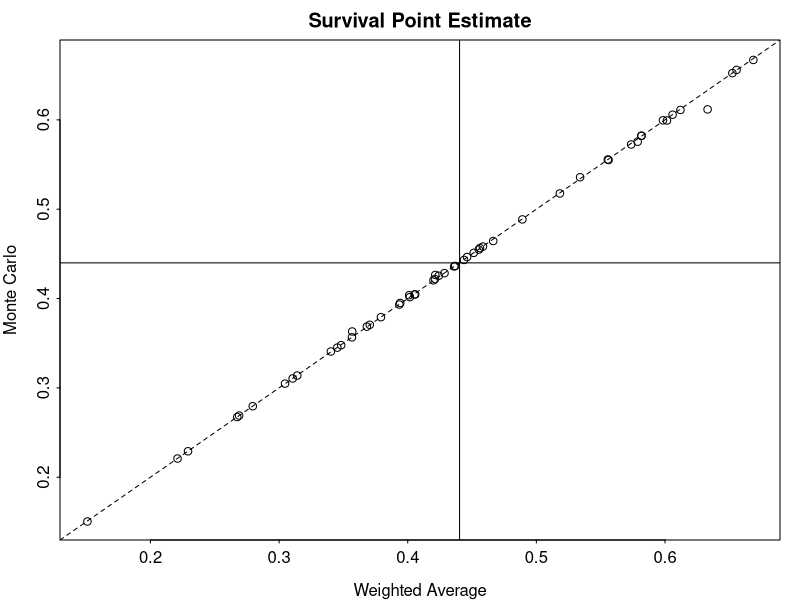
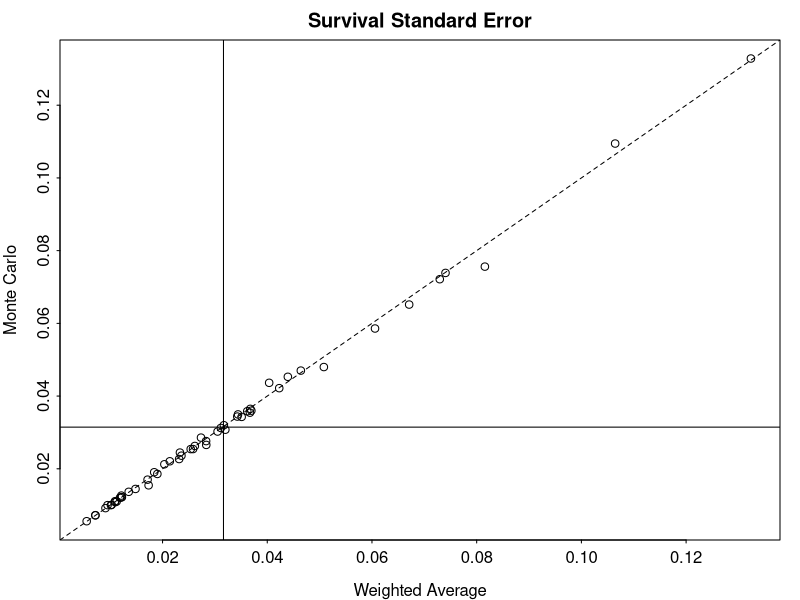

Here is the R script that generated these plots, in order:
## ---- chunk 1
knitr::opts_chunk$set(echo = TRUE, fig.align = "center")
## ---- chunk 2
# read in the by-raceway data
dat = read.csv("hatchery-releases-by-raceway.csv")

# drop cases where the survival estimate, its se, or n_released is not known
dat = subset(dat, !is.na(surv_est) & !is.na(surv_se) & !is.na(n_released))

# drop cases where the lifestage is not smolt
dat = subset(dat, lifestage == "smolt")
## ---- chunk 3
logit = function(p) log(p/(1 - p))
## ---- chunk 4
expit = function(lp) exp(lp)/(1 + exp(lp))
## ---- chunk 5
prob_se_to_logit_prob_se = function(prob_est, prob_est_se) {
  # turn se's on probability scale to ci on probability scale
  p_lwr = prob_est + qnorm(0.025) * prob_est_se
  p_upr = prob_est + qnorm(0.975) * prob_est_se
  
  # cap the CI
  p_lwr = ifelse(p_lwr <= 0, 0.001, p_lwr)
  p_upr = ifelse(p_upr >= 1, 0.999, p_upr)
  
  # convert CI on probability into logit-normal standard error: M. Liermann's approximation
  (logit(p_upr) - logit(p_lwr))/(2 * qnorm(0.975))
}
## ---- chunk 6
MC_aggregate_surv = function(pop, by, nsim = 1000, assume_rho = 0) {
  
  # 1.) extract the information for this pop and brood year
  dat_sub = subset(dat, population == pop & brood_year == by)
  
  # 2.) calculate the number of raceways
  n_race = nrow(dat_sub)
  
  # 3.) build a covariance matrix for random survivals
  rho_mat = vcov_mat = matrix(NA, n_race, n_race)
  for (i in 1:n_race) {
    for (j in 1:n_race) {
      rho_mat[i,j] = ifelse(i == j, 1, assume_rho)
      vcov_mat[i,j] = rho_mat[i,j] * dat_sub$logit_surv_se[i] * dat_sub$logit_surv_se[j]
    }
  }
  
  # 4.) for each raceway, sample random survival parameters given uncertainty
  MC_surv_race = expit(mvtnorm::rmvnorm(nsim, logit(dat_sub$surv_est), vcov_mat))
  
  # 5.) for each raceway and random survival, determine how many smolts would make it to LGD
  MC_LGD_race = sapply(1:n_race, function(r) MC_surv_race[,r] * dat_sub$n_released[r])
  
  # 6.) for each random sample, sum the number of smolts at LGD across raceways
  MC_LGD = rowSums(MC_LGD_race)
  
  # 7.) for each random sample, divide the total number of smolts arriving at LGD by the total released
  MC_surv = MC_LGD/sum(dat_sub$n_released)
  
  # 8.) summarize and return
  c(MC_surv_est = mean(MC_surv), MC_surv_se = sd(MC_surv))
  
}
## ---- chunk 7
WA_aggregate_surv = function(pop, by) {
  # 1.) extract the information for this pop and brood year
  dat_sub = subset(dat, population == pop & brood_year == by)

  # 2.) calculate weighting factor
  p_wt = dat_sub$n_released/sum(dat_sub$n_released)

  # 3.) get weighted average point estimates
  surv_est = sum(dat_sub$surv_est * p_wt)

  # 4.) get weighted average se estimates
  surv_se = sqrt(sum(dat_sub$surv_se^2 * p_wt))

  # 5.) summarize and return
  c(WA_surv_est = surv_est, WA_surv_se = surv_se)
}
## ---- chunk 8
dat$logit_surv_se = prob_se_to_logit_prob_se(dat$surv_est, dat$surv_se)
## ---- chunk 9
# build a container to store Monte Carlo estimates
dat$pop_by = paste(dat$population, dat$brood_year, sep = "-")
agg_dat = dat[!duplicated(dat$pop_by), c("population", "brood_year")]
agg_dat$MC_surv_est = agg_dat$MC_surv_se = agg_dat$WA_surv_est = agg_dat$WA_surv_se = NA

# loop over pop/year combos
for (i in 1:nrow(agg_dat)) {
  # perform the routines for this pop/year combo
  MC_tmp = MC_aggregate_surv(pop = agg_dat$population[i], by = agg_dat$brood_year[i], assume_rho = 1)
  WA_tmp = WA_aggregate_surv(pop = agg_dat$population[i], by = agg_dat$brood_year[i])
  
  # store the estimates in the appropriate spot
  agg_dat$MC_surv_est[i] = MC_tmp["MC_surv_est"]
  agg_dat$MC_surv_se[i] = MC_tmp["MC_surv_se"]
  agg_dat$WA_surv_est[i] = WA_tmp["WA_surv_est"]
  agg_dat$WA_surv_se[i] = WA_tmp["WA_surv_se"]
}
## ---- chunk 10
# plot for point estimate
par(mgp = c(2,0.35,0), tcl = -0.15, mar = c(3,3,2,1))
plot(MC_surv_est ~ WA_surv_est, data = agg_dat, xlim = range(MC_surv_est, WA_surv_est), ylim = range(MC_surv_est, WA_surv_est), xlab = "Weighted Average", ylab = "Monte Carlo", 
     main = "Survival Point Estimate")
abline(c(0,1), lty = 2)
abline(h = mean(agg_dat$MC_surv_est))
abline(v = mean(agg_dat$WA_surv_est))
## ---- chunk 11
# plot for se
par(mgp = c(2,0.35,0), tcl = -0.15, mar = c(3,3,2,1))
plot(MC_surv_se ~ WA_surv_se, data = agg_dat, xlim = range(MC_surv_se, WA_surv_se), ylim = range(MC_surv_se, WA_surv_se), xlab = "Weighted Average", ylab = "Monte Carlo", 
     main = "Survival Standard Error")
abline(c(0,1), lty = 2)
abline(h = mean(agg_dat$MC_surv_se))
abline(v = mean(agg_dat$WA_surv_se))
